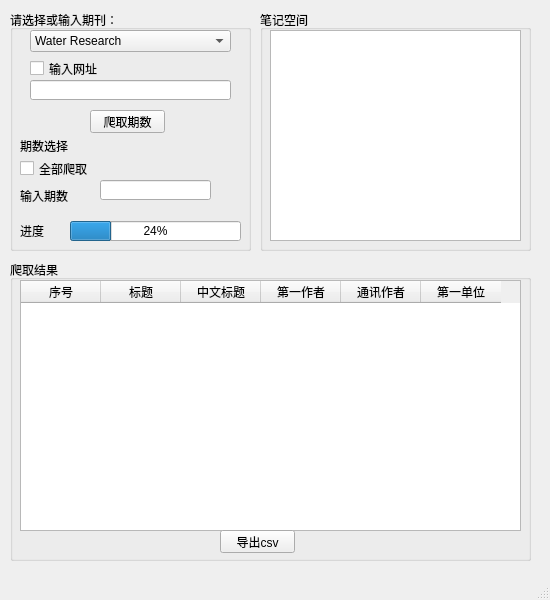
<?xml version="1.0" encoding="UTF-8"?>
<ui version="4.0">
 <class>MainWindow</class>
 <widget class="QMainWindow" name="MainWindow">
  <property name="geometry">
   <rect>
    <x>0</x>
    <y>0</y>
    <width>550</width>
    <height>600</height>
   </rect>
  </property>
  <property name="windowTitle">
   <string>MainWindow</string>
  </property>
  <widget class="QWidget" name="centralwidget">
   <widget class="QGroupBox" name="groupBox">
    <property name="geometry">
     <rect>
      <x>10</x>
      <y>10</y>
      <width>241</width>
      <height>241</height>
     </rect>
    </property>
    <property name="title">
     <string>请选择或输入期刊：</string>
    </property>
    <widget class="QPushButton" name="pushButton">
     <property name="geometry">
      <rect>
       <x>80</x>
       <y>100</y>
       <width>75</width>
       <height>23</height>
      </rect>
     </property>
     <property name="text">
      <string>爬取期数</string>
     </property>
    </widget>
    <widget class="QLineEdit" name="lineEdit">
     <property name="geometry">
      <rect>
       <x>20</x>
       <y>70</y>
       <width>201</width>
       <height>20</height>
      </rect>
     </property>
    </widget>
    <widget class="QComboBox" name="comboBox">
     <property name="geometry">
      <rect>
       <x>20</x>
       <y>20</y>
       <width>201</width>
       <height>22</height>
      </rect>
     </property>
     <item>
      <property name="text">
       <string>Water Research</string>
      </property>
     </item>
     <item>
      <property name="text">
       <string>Chemical Engineering Journal</string>
      </property>
     </item>
     <item>
      <property name="text">
       <string>Journal of Cleaner Production</string>
      </property>
     </item>
    </widget>
    <widget class="QCheckBox" name="checkBox">
     <property name="enabled">
      <bool>true</bool>
     </property>
     <property name="geometry">
      <rect>
       <x>20</x>
       <y>50</y>
       <width>72</width>
       <height>17</height>
      </rect>
     </property>
     <property name="text">
      <string>输入网址</string>
     </property>
     <property name="checked">
      <bool>false</bool>
     </property>
    </widget>
    <widget class="QProgressBar" name="progressBar">
     <property name="geometry">
      <rect>
       <x>60</x>
       <y>211</y>
       <width>171</width>
       <height>20</height>
      </rect>
     </property>
     <property name="value">
      <number>24</number>
     </property>
    </widget>
    <widget class="QLabel" name="label">
     <property name="geometry">
      <rect>
       <x>10</x>
       <y>130</y>
       <width>54</width>
       <height>12</height>
      </rect>
     </property>
     <property name="text">
      <string>期数选择</string>
     </property>
    </widget>
    <widget class="QCheckBox" name="checkBox_2">
     <property name="geometry">
      <rect>
       <x>10</x>
       <y>150</y>
       <width>72</width>
       <height>17</height>
      </rect>
     </property>
     <property name="text">
      <string>全部爬取</string>
     </property>
    </widget>
    <widget class="QLineEdit" name="lineEdit_2">
     <property name="geometry">
      <rect>
       <x>90</x>
       <y>170</y>
       <width>111</width>
       <height>20</height>
      </rect>
     </property>
    </widget>
    <widget class="QLabel" name="label_2">
     <property name="geometry">
      <rect>
       <x>10</x>
       <y>180</y>
       <width>54</width>
       <height>12</height>
      </rect>
     </property>
     <property name="text">
      <string>输入期数</string>
     </property>
    </widget>
    <widget class="QLabel" name="label_3">
     <property name="geometry">
      <rect>
       <x>10</x>
       <y>215</y>
       <width>54</width>
       <height>12</height>
      </rect>
     </property>
     <property name="text">
      <string>进度</string>
     </property>
    </widget>
   </widget>
   <widget class="QGroupBox" name="groupBox_2">
    <property name="geometry">
     <rect>
      <x>260</x>
      <y>10</y>
      <width>271</width>
      <height>241</height>
     </rect>
    </property>
    <property name="title">
     <string>笔记空间</string>
    </property>
    <widget class="QPlainTextEdit" name="plainTextEdit">
     <property name="geometry">
      <rect>
       <x>10</x>
       <y>20</y>
       <width>251</width>
       <height>211</height>
      </rect>
     </property>
    </widget>
   </widget>
   <widget class="QGroupBox" name="groupBox_3">
    <property name="geometry">
     <rect>
      <x>10</x>
      <y>260</y>
      <width>521</width>
      <height>301</height>
     </rect>
    </property>
    <property name="title">
     <string>爬取结果</string>
    </property>
    <widget class="QTableWidget" name="tableWidget">
     <property name="geometry">
      <rect>
       <x>10</x>
       <y>20</y>
       <width>501</width>
       <height>251</height>
      </rect>
     </property>
     <property name="autoScrollMargin">
      <number>10</number>
     </property>
     <property name="columnCount">
      <number>6</number>
     </property>
     <attribute name="horizontalHeaderDefaultSectionSize">
      <number>80</number>
     </attribute>
     <column>
      <property name="text">
       <string>序号</string>
      </property>
     </column>
     <column>
      <property name="text">
       <string>标题</string>
      </property>
     </column>
     <column>
      <property name="text">
       <string>中文标题</string>
      </property>
     </column>
     <column>
      <property name="text">
       <string>第一作者</string>
      </property>
     </column>
     <column>
      <property name="text">
       <string>通讯作者</string>
      </property>
     </column>
     <column>
      <property name="text">
       <string>第一单位</string>
      </property>
     </column>
    </widget>
    <widget class="QPushButton" name="pushButton_2">
     <property name="geometry">
      <rect>
       <x>210</x>
       <y>270</y>
       <width>75</width>
       <height>23</height>
      </rect>
     </property>
     <property name="text">
      <string>导出csv</string>
     </property>
    </widget>
   </widget>
  </widget>
  <widget class="QMenuBar" name="menubar">
   <property name="geometry">
    <rect>
     <x>0</x>
     <y>0</y>
     <width>550</width>
     <height>22</height>
    </rect>
   </property>
  </widget>
  <widget class="QStatusBar" name="statusbar"/>
 </widget>
 <resources/>
 <connections/>
</ui>
